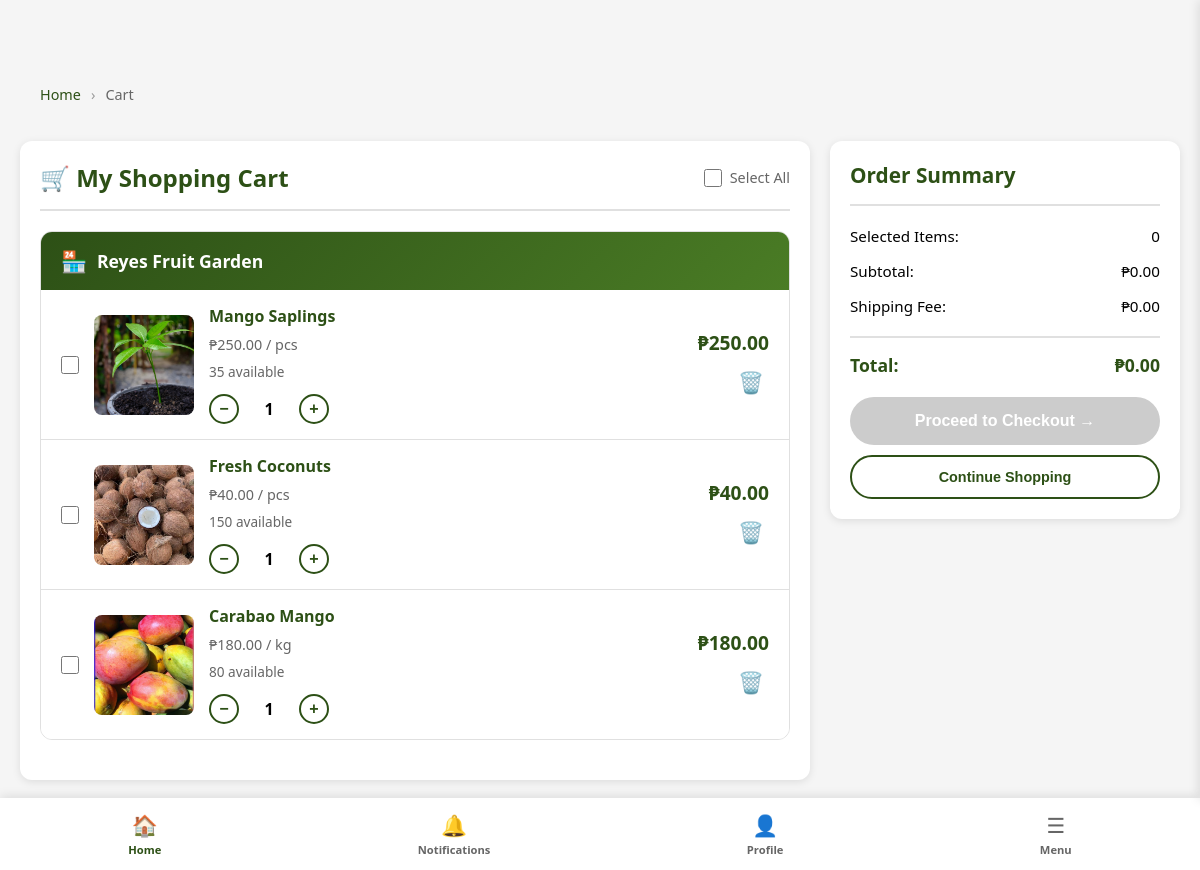
The app's page /public/item-handling/cart (signed in) with its own data.
### tables this page shows
CREATE TABLE `cart` (
  `cartID` int(11) NOT NULL,
  `buyerID` int(11) NOT NULL,
  `productID` int(11) NOT NULL,
  `quantity` int(11) NOT NULL DEFAULT 1,
  `added_at` timestamp NOT NULL DEFAULT current_timestamp(),
  `updated_at` timestamp NOT NULL DEFAULT current_timestamp() ON UPDATE current_timestamp()
);

CREATE TABLE `product_images` (
  `imageID` int(11) NOT NULL,
  `productID` int(11) NOT NULL,
  `image_path` varchar(500) NOT NULL,
  `is_main` tinyint(1) DEFAULT 0,
  `image_order` tinyint(1) DEFAULT 1,
  `file_size_kb` int(11) DEFAULT NULL,
  `uploaded_at` timestamp NOT NULL DEFAULT current_timestamp()
);

CREATE TABLE `products` (
  `productID` int(11) NOT NULL,
  `shopID` int(11) DEFAULT NULL,
  `sellerID` int(11) NOT NULL,
  `categoryID` int(11) NOT NULL,
  `product_name` varchar(100) NOT NULL,
  `description` text DEFAULT NULL,
  `price` decimal(10,2) NOT NULL,
  `stock_quantity` int(11) NOT NULL DEFAULT 0,
  `reserved_quantity` int(11) DEFAULT 0,
  `low_stock_threshold` int(11) DEFAULT 5,
  `unit` varchar(50) DEFAULT NULL,
  `is_available` tinyint(1) DEFAULT 1,
  `created_at` timestamp NOT NULL DEFAULT current_timestamp(),
  `updated_at` timestamp NOT NULL DEFAULT current_timestamp() ON UPDATE current_timestamp()
);

### app/models/Cart.php (called while the page is built, shortened)
<?php
require_once __DIR__ . '/../../config/database.php';
class Cart
{
    private $conn;
    private $table = 'cart';
    public function __construct()
    {
        $database = new Database();
        $this->conn = $database->connect();
    }
    public function getCartItemsGroupedByShop($buyerID)
    {
        $query = "
            SELECT
                c.cartID,
                c.productID,
                c.quantity,
                c.added_at,
                p.product_name,
                p.price,
                p.unit,
                p.stock_quantity,
                p.reserved_quantity,
                p.is_available,
                p.shopID,
                s.shop_name,
                s.shop_slug,
                pi.image_path as primary_image,
                (p.price * c.quantity) as item_subtotal
            FROM {$this->table} c
            INNER JOIN products p ON c.productID = p.productID
            INNER JOIN shops s ON p.shopID = s.shopID
            LEFT JOIN product_images pi ON p.productID = pi.productID AND pi.is_main = 1
            WHERE c.buyerID = :buyerID AND p.is_available = 1
            ORDER BY s.shop_name, c.added_at DESC
        ";
        $stmt = $this->conn->prepare($query);
        $stmt->bindParam(':buyerID', $buyerID, PDO::PARAM_INT);
        $stmt->execute();
        $items = $stmt->fetchAll(PDO::FETCH_ASSOC);
        $grouped = [];
        foreach ($items as $item) {
            $shopID = $item['shopID'];
            if (!isset($grouped[$shopID])) {
                $grouped[$shopID] = [
                    'shop_name' => $item['shop_name'],
                    'shop_slug' => $item['shop_slug'],
                    'items' => [],
                    'shop_subtotal' => 0
                ];
            }
            $grouped[$shopID]['items'][] = $item;
            $grouped[$shopID]['shop_subtotal'] += $item['item_subtotal'];
        }
        return $grouped;
    }
}
?>

### config/database.php (called while the page is built)
<?php
class Database
{
    private $host = "localhost";
    private $user = "root";
    private $pass = "";
    private $dbname = "agri_db";
    private $conn;
    public function connect()
    {
        if ($this->conn === null) {
            try {
                $dsn = "mysql:host={$this->host};dbname={$this->dbname};charset=utf8mb4";
                $this->conn = new PDO($dsn, $this->user, $this->pass);
                $this->conn->setAttribute(PDO::ATTR_ERRMODE, PDO::ERRMODE_EXCEPTION);
            } catch (PDOException $e) {
                die("Database Error: " . $e->getMessage());
            }
        }
        return $this->conn;
    }
}

### app/views/item-handling/cart.php (the view, shortened to what this page needs)
<?php
require_once __DIR__ . '/../../../config/config.php';
require_once __DIR__ . '/../../../config/database.php';
require_once __DIR__ . '/../../controllers/CartController.php';
require_once __DIR__ . '/../../models/Cart.php';
$buyerID = $_SESSION['user_id'];
$cartModel = new Cart();
$cartItemsGrouped = $cartModel->getCartItemsGroupedByShop($buyerID);
?>
<!DOCTYPE html>
<html lang="en">
<head>
    <link rel="stylesheet" href="<?= BASE_URL ?>css/marketplace/marketplace.css">
    <link rel="stylesheet" href="<?= BASE_URL ?>css/responsive.css">
    <link rel="stylesheet" href="<?= BASE_URL ?>css/item-handling/cart.css">
</head>
<body>
    <?php require_once __DIR__ . '/../marketplace/marketnav.php'; ?>
    <?php if (empty($cartItemsGrouped)): ?>
        <main class="main-content">
            <div class="cart-container">
                <div class="cart-items-container">
                    <div class="empty-cart">
                        <div class="empty-cart-icon">🛒</div>
                        <h3>Your cart is empty</h3>
                        <p>Browse our marketplace and add items to your cart!</p>
                        <a href="<?= BASE_URL ?>marketplace" class="shop-now-btn">Start Shopping</a>
                    </div>
                </div>
            </div>
        </main>
    <?php else: ?>
        <main class="main-content">
            <div class="cart-breadcrumb">
                <a href="<?= BASE_URL ?>marketplace" class="breadcrumb-link">Home</a>
                <span class="breadcrumb-separator">›</span>
                <span>Cart</span>
            </div>
            <br>
            <div class="cart-container">
                <div class="cart-items-container">
                    <div class="cart-header">
                        <h2>🛒 My Shopping Cart</h2>
                        <div class="select-all-container">
                            <input type="checkbox"
                                id="selectAllCheckbox"
                                class="select-all-checkbox"
                                onchange="selectAllItems()">
                            <label for="selectAllCheckbox">Select All</label>
                        </div>
                    </div>
                    <div id="cartContent">
                        <?php foreach ($cartItemsGrouped as $shopID => $shop): ?>
                            <div class="shop-section">
                                <div class="shop-header">
                                    <span class="shop-icon">🏪</span>
                                    <div class="shop-name">
                                        <?= htmlspecialchars($shop['shop_name']) ?>
                                    </div>
                                </div>
                                <?php foreach ($shop['items'] as $item): ?>
                                    <?php
                                    $itemTotal = $item['price'] * $item['quantity'];
                                    $availableStock = $item['stock_quantity'] - $item['reserved_quantity'];
                                    ?>
                                    <div class="cart-item-card"
                                        data-product-id="<?= $item['productID'] ?>"
                                        data-price="<?= number_format($item['price'], 2, '.', '') ?>">
                                        <input type="checkbox"
                                            class="item-checkbox"
                                            onchange="calculateCartTotal()">
                                        <?php
                                        if (!empty($item['primary_image'])) {
                                            $imagePath = ltrim($item['primary_image'], '/');
                                            $imageUrl = BASE_URL . $imagePath;
                                        } else {
                                            $imageUrl = BASE_URL . 'images/placeholder.jpg';
                                        }
                                        ?>
                                        <img src="<?= htmlspecialchars($imageUrl) ?>"
                                            alt="<?= htmlspecialchars($item['product_name']) ?>"
                                            class="cart-item-image"
                                            onerror="this.src='<?= BASE_URL ?>images/placeholder.jpg'">
                                        <div class="cart-item-info">
                                            <h3 class="cart-item-name">
                                                <?= htmlspecialchars($item['product_name']) ?>
                                            </h3>
                                            <p class="cart-item-price">
                                                ₱<?= number_format($item['price'], 2) ?> / <?= htmlspecialchars($item['unit']) ?>
                                            </p>
                                            <p class="cart-item-stock" style="font-size: 0.85rem; color: <?= $availableStock < 10 ? '#ff9800' : '#666' ?>;">
                                                <?php if ($availableStock > 0): ?>
                                                    <?= $availableStock ?> available
                                                <?php else: ?>
                                                    Out of stock
                                                <?php endif; ?>
                                            </p>
                                            <div class="cart-qty-controls">
                                                <button class="cart-qty-btn"
                                                    onclick="updateQty(<?= $item['productID'] ?>, -1)"
                                                    aria-label="Decrease quantity">−</button>
                                                <span class="cart-qty-number" id="qty-<?= $item['productID'] ?>">
                                                    <?= $item['quantity'] ?>
                                                </span>
                                                <button class="cart-qty-btn"
                                                    onclick="updateQty(<?= $item['productID'] ?>, 1)"
                                                    aria-label="Increase quantity">+</button>
                                            </div>
                                        </div>
                                        <div class="cart-item-actions">
                                            <div class="cart-item-total">
                                                ₱<?= number_format($itemTotal, 2) ?>
                                            </div>
                                            <button class="remove-item-btn"
                                                onclick="removeItem(<?= $item['productID'] ?>)"
                                                aria-label="Remove item"
                                                title="Remove from cart">
                                                🗑️
                                            </button>
                                        </div>
                                    </div>
                                <?php endforeach; ?>
                            </div>
                        <?php endforeach; ?>
                    </div>
                </div>
                <div class="order-summary">
                    <h3>Order Summary</h3>
                    <div class="summary-row">
                        <span>Selected Items:</span>
                        <span id="selectedItemsCount">0</span>
                    </div>
                    <div class="summary-row">
                        <span>Subtotal:</span>
                        <span id="subtotalAmount">₱0.00</span>
                    </div>
                    <div class="summary-row">
                        <span>Shipping Fee:</span>
                        <span id="shippingFee">₱0.00</span>
                    </div>
                    <div class="summary-row total">
                        <span>Total:</span>
                        <span id="cartGrandTotal">₱0.00</span>
                    </div>
                    <button class="checkout-button"
                        id="checkoutBtn"
                        onclick="goToCheckout()"
                        disabled>
                        Proceed to Checkout →
                    </button>
                    <button class="continue-shopping"
                        onclick="window.location.href='<?= BASE_URL ?>marketplace'">
                        Continue Shopping
                    </button>
                </div>
            </div>
        </main>
    <?php endif; ?>
</body>
</html>

### records on screen
cart: product_images.image_path (picture), productID.product_name "Mango Saplings", productID.price "250.00", productID.unit "pcs", productID.stock_quantity "35", quantity "1"
cart: product_images.image_path (picture), productID.product_name "Fresh Coconuts", productID.price "40.00", productID.unit "pcs", productID.stock_quantity "150", quantity "1"
cart: product_images.image_path (picture), productID.product_name "Carabao Mango", productID.price "180.00", productID.unit "kg", productID.stock_quantity "80", quantity "1"

### other values on screen
$shop['shop_name'] "Reyes Fruit Garden"
